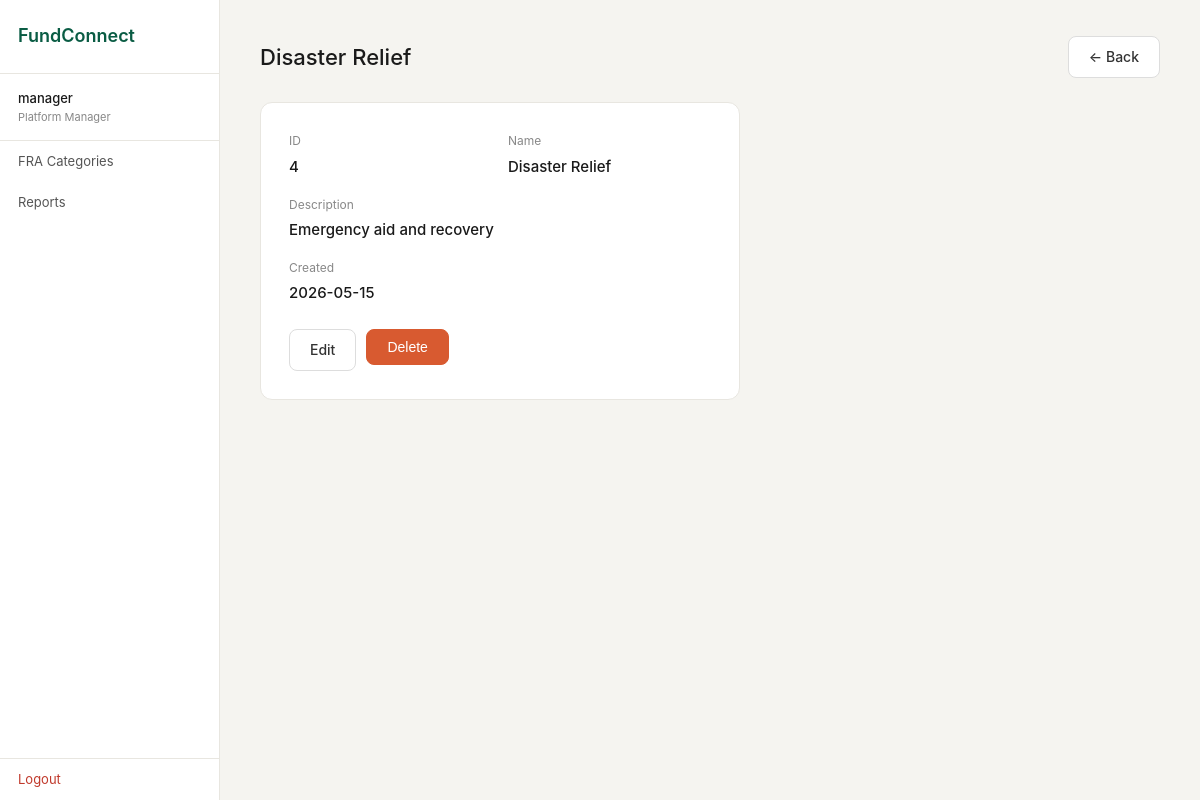
Page /manager/categories/4 (signed in) on the committed database.
### tables this page shows
CREATE TABLE fra_category (
                id          INTEGER PRIMARY KEY AUTOINCREMENT,
                name        TEXT NOT NULL UNIQUE,
                description TEXT,
                created_at  TEXT DEFAULT (datetime('now'))
            );

### boundary/app.py (the view)
@app.route("/manager/categories/<int:cid>")
def pm_category_view(cid):
    if "user_id" not in session or session["role"] != "Platform Manager":
        return redirect(url_for("login"))
    result = FRACategoryController.view_category(cid)
    if not result["success"]:
        flash(result["message"], "error")
        return redirect(url_for("pm_categories"))
    return render_template("pm_category_view.html", category=result["data"])

### boundary/templates/pm_category_view.html (shortened to what this page needs)
{% extends "base.html" %}
{% block content %}
<div class="page-header">
  <h1 class="page-title">{{ category.name }}</h1>
  <a href="{{ url_for('pm_categories') }}" class="btn">← Back</a>
</div>
<div style="background: #fff; border: 1px solid #e8e6e0; border-radius: 12px; padding: 28px; max-width: 480px;">
  <div style="display: grid; grid-template-columns: 1fr 1fr; gap: 16px; margin-bottom: 24px;">
    <div>
      <p style="font-size: 12px; color: #888; margin-bottom: 4px;">ID</p>
      <p style="font-weight: 500;">{{ category.id }}</p>
    </div>
    <div>
      <p style="font-size: 12px; color: #888; margin-bottom: 4px;">Name</p>
      <p style="font-weight: 500;">{{ category.name }}</p>
    </div>
    <div style="grid-column: span 2;">
      <p style="font-size: 12px; color: #888; margin-bottom: 4px;">Description</p>
      <p style="font-weight: 500;">{{ category.description or '—' }}</p>
    </div>
    <div>
      <p style="font-size: 12px; color: #888; margin-bottom: 4px;">Created</p>
      <p style="font-weight: 500;">{{ category.created_at[:10] }}</p>
    </div>
  </div>
  <div style="display: flex; gap: 10px;">
    <a href="{{ url_for('pm_category_edit', cid=category.id) }}" class="btn">Edit</a>
    <form method="POST" action="{{ url_for('pm_category_delete', cid=category.id) }}"
          onsubmit="return confirm('Delete this category? This cannot be undone.')">
      <button type="submit" class="btn btn-danger">Delete</button>
    </form>
  </div>
</div>
{% endblock %}

### boundary/static/css/style.css (style rules this page uses)
*, *::before, *::after { box-sizing: border-box; margin: 0; padding: 0; }
body { font-family: -apple-system, BlinkMacSystemFont, 'Segoe UI', sans-serif; font-size: 15px; background: #f5f4f0; color: #1a1a1a; line-height: 1.6; }
a { text-decoration: none; color: inherit; }
.btn { display: inline-block; padding: 9px 20px; border-radius: 8px; font-size: 14px; font-weight: 500; cursor: pointer; border: 1px solid #ddd; background: #fff; color: #333; }
.btn-danger { background: #d85a30; color: #fff; border-color: #d85a30; }
.page-header { display: flex; justify-content: space-between; align-items: center; margin-bottom: 24px; }
.page-title { font-size: 22px; font-weight: 500; }

### rows in the picture
fra_category: name "Disaster Relief", id "4", description "Emergency aid and recovery", created_at "2026-05-15"

### other values in the picture
{{ session.username }} "manager"
{{ session.role }} "Platform Manager"
